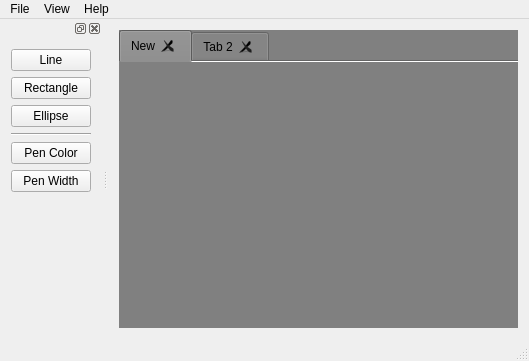
<?xml version="1.0" encoding="UTF-8"?>
<ui version="4.0">
 <class>MainWindow</class>
 <widget class="QMainWindow" name="MainWindow">
  <property name="geometry">
   <rect>
    <x>0</x>
    <y>0</y>
    <width>529</width>
    <height>361</height>
   </rect>
  </property>
  <property name="windowTitle">
   <string>MyPaint</string>
  </property>
  <widget class="QWidget" name="centralWidget">
   <layout class="QGridLayout" name="gridLayout">
    <item row="0" column="0">
     <widget class="QTabWidget" name="tabWidget">
      <property name="cursor">
       <cursorShape>CrossCursor</cursorShape>
      </property>
      <property name="mouseTracking">
       <bool>false</bool>
      </property>
      <property name="styleSheet">
       <string notr="true">QWidget { background-color: grey; }</string>
      </property>
      <property name="currentIndex">
       <number>0</number>
      </property>
      <property name="documentMode">
       <bool>true</bool>
      </property>
      <property name="tabsClosable">
       <bool>true</bool>
      </property>
      <widget class="QWidget" name="tab">
       <attribute name="title">
        <string>New</string>
       </attribute>
      </widget>
      <widget class="QWidget" name="tab_2">
       <attribute name="title">
        <string>Tab 2</string>
       </attribute>
       <layout class="QHBoxLayout" name="horizontalLayout"/>
      </widget>
     </widget>
    </item>
   </layout>
  </widget>
  <widget class="QMenuBar" name="menuBar">
   <property name="geometry">
    <rect>
     <x>0</x>
     <y>0</y>
     <width>529</width>
     <height>25</height>
    </rect>
   </property>
   <widget class="QMenu" name="menuFile">
    <property name="title">
     <string>File</string>
    </property>
    <addaction name="actionNew"/>
    <addaction name="actionOpen"/>
    <addaction name="actionSave"/>
    <addaction name="separator"/>
    <addaction name="actionExit"/>
   </widget>
   <widget class="QMenu" name="menuHelp">
    <property name="title">
     <string>Help</string>
    </property>
    <addaction name="actionAbout_Qt"/>
   </widget>
   <widget class="QMenu" name="menuView">
    <property name="title">
     <string>View</string>
    </property>
    <addaction name="actionShowDrawingTools"/>
    <addaction name="actionHideDrawingTools"/>
   </widget>
   <addaction name="menuFile"/>
   <addaction name="menuView"/>
   <addaction name="menuHelp"/>
  </widget>
  <widget class="QStatusBar" name="statusBar"/>
  <widget class="QDockWidget" name="drawingTools">
   <property name="toolTip">
    <string>&lt;html&gt;&lt;head/&gt;&lt;body&gt;&lt;p&gt;Drawing Tools&lt;/p&gt;&lt;/body&gt;&lt;/html&gt;</string>
   </property>
   <attribute name="dockWidgetArea">
    <number>1</number>
   </attribute>
   <widget class="QWidget" name="dockWidgetContents_2">
    <layout class="QVBoxLayout" name="verticalLayout">
     <item>
      <widget class="QPushButton" name="bDrawLine">
       <property name="toolTip">
        <string>&lt;html&gt;&lt;head/&gt;&lt;body&gt;&lt;p&gt;Draw Line&lt;/p&gt;&lt;/body&gt;&lt;/html&gt;</string>
       </property>
       <property name="text">
        <string>Line</string>
       </property>
      </widget>
     </item>
     <item>
      <widget class="QPushButton" name="bDrawRectangle">
       <property name="toolTip">
        <string>&lt;html&gt;&lt;head/&gt;&lt;body&gt;&lt;p&gt;Draw Rectangle&lt;/p&gt;&lt;/body&gt;&lt;/html&gt;</string>
       </property>
       <property name="text">
        <string>Rectangle</string>
       </property>
      </widget>
     </item>
     <item>
      <widget class="QPushButton" name="bDrawEllipse">
       <property name="toolTip">
        <string>&lt;html&gt;&lt;head/&gt;&lt;body&gt;&lt;p&gt;Draw Ellipse&lt;/p&gt;&lt;/body&gt;&lt;/html&gt;</string>
       </property>
       <property name="text">
        <string>Ellipse</string>
       </property>
      </widget>
     </item>
     <item>
      <widget class="Line" name="line">
       <property name="orientation">
        <enum>Qt::Horizontal</enum>
       </property>
      </widget>
     </item>
     <item>
      <widget class="QPushButton" name="bPenColor">
       <property name="toolTip">
        <string>&lt;html&gt;&lt;head/&gt;&lt;body&gt;&lt;p&gt;Set Pen Color&lt;/p&gt;&lt;/body&gt;&lt;/html&gt;</string>
       </property>
       <property name="text">
        <string>Pen Color</string>
       </property>
      </widget>
     </item>
     <item>
      <widget class="QPushButton" name="bPenWidth">
       <property name="toolTip">
        <string>&lt;html&gt;&lt;head/&gt;&lt;body&gt;&lt;p&gt;Set Pen Width&lt;/p&gt;&lt;/body&gt;&lt;/html&gt;</string>
       </property>
       <property name="text">
        <string>Pen Width</string>
       </property>
      </widget>
     </item>
     <item>
      <spacer name="verticalSpacer">
       <property name="orientation">
        <enum>Qt::Vertical</enum>
       </property>
       <property name="sizeHint" stdset="0">
        <size>
         <width>20</width>
         <height>94</height>
        </size>
       </property>
      </spacer>
     </item>
    </layout>
   </widget>
  </widget>
  <action name="actionNew">
   <property name="text">
    <string>New</string>
   </property>
   <property name="shortcut">
    <string>Ctrl+N</string>
   </property>
  </action>
  <action name="actionOpen">
   <property name="text">
    <string>Open</string>
   </property>
   <property name="shortcut">
    <string>Ctrl+O</string>
   </property>
  </action>
  <action name="actionSave">
   <property name="text">
    <string>Save</string>
   </property>
   <property name="shortcut">
    <string>Ctrl+S</string>
   </property>
  </action>
  <action name="actionExit">
   <property name="text">
    <string>Exit</string>
   </property>
   <property name="shortcut">
    <string>Ctrl+Q</string>
   </property>
  </action>
  <action name="actionAbout_Qt">
   <property name="text">
    <string>About Qt</string>
   </property>
  </action>
  <action name="actionShowDrawingTools">
   <property name="text">
    <string>Show Drawing Tools</string>
   </property>
  </action>
  <action name="actionHideDrawingTools">
   <property name="text">
    <string>Hide Drawing Tools</string>
   </property>
  </action>
 </widget>
 <layoutdefault spacing="6" margin="11"/>
 <resources/>
 <connections>
  <connection>
   <sender>actionShowDrawingTools</sender>
   <signal>triggered()</signal>
   <receiver>drawingTools</receiver>
   <slot>show()</slot>
   <hints>
    <hint type="sourcelabel">
     <x>-1</x>
     <y>-1</y>
    </hint>
    <hint type="destinationlabel">
     <x>52</x>
     <y>151</y>
    </hint>
   </hints>
  </connection>
  <connection>
   <sender>actionHideDrawingTools</sender>
   <signal>triggered()</signal>
   <receiver>drawingTools</receiver>
   <slot>hide()</slot>
   <hints>
    <hint type="sourcelabel">
     <x>-1</x>
     <y>-1</y>
    </hint>
    <hint type="destinationlabel">
     <x>52</x>
     <y>151</y>
    </hint>
   </hints>
  </connection>
  <connection>
   <sender>drawingTools</sender>
   <signal>visibilityChanged(bool)</signal>
   <receiver>actionShowDrawingTools</receiver>
   <slot>setDisabled(bool)</slot>
   <hints>
    <hint type="sourcelabel">
     <x>52</x>
     <y>151</y>
    </hint>
    <hint type="destinationlabel">
     <x>-1</x>
     <y>-1</y>
    </hint>
   </hints>
  </connection>
  <connection>
   <sender>drawingTools</sender>
   <signal>visibilityChanged(bool)</signal>
   <receiver>actionHideDrawingTools</receiver>
   <slot>setEnabled(bool)</slot>
   <hints>
    <hint type="sourcelabel">
     <x>52</x>
     <y>151</y>
    </hint>
    <hint type="destinationlabel">
     <x>-1</x>
     <y>-1</y>
    </hint>
   </hints>
  </connection>
  <connection>
   <sender>actionNew</sender>
   <signal>triggered()</signal>
   <receiver>MainWindow</receiver>
   <slot>newImage()</slot>
   <hints>
    <hint type="sourcelabel">
     <x>-1</x>
     <y>-1</y>
    </hint>
    <hint type="destinationlabel">
     <x>264</x>
     <y>180</y>
    </hint>
   </hints>
  </connection>
 </connections>
 <slots>
  <slot>newImage()</slot>
 </slots>
</ui>
